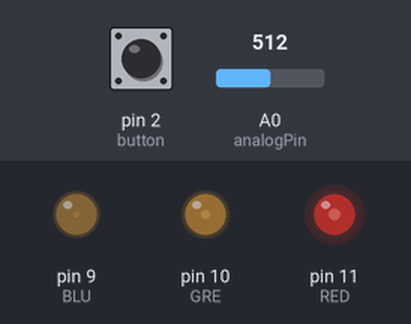
Bench run of a sketch on a simulated Arduino Uno, built with avr-gcc and run on an emulated ATmega328P. Parts: output pins drawn as LEDs (lit = HIGH). The test bench sets the inputs (shaded band); at power-on: A0 (analogPin) = 512, pin 2 (button) HIGH. Random numbers use the default seed unless the sketch sets one; what the sketch prints to the serial monitor is not drawn.

Above: at 0.19 s.
At 0.83 s:
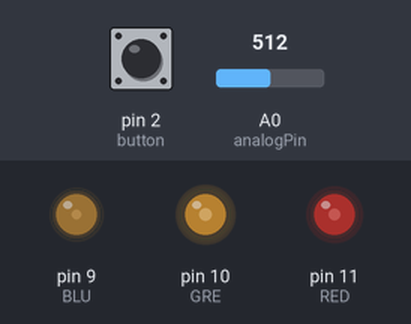
Timing chart, 0 to 1.0 s (numbered marks = the images above; inputs shaded):
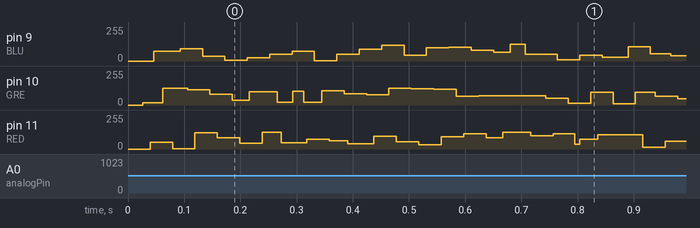

The sketch:

getRGBfromResit.ino
```cpp
const int analogPin = A0;
int BLU = 9;
int GRE = 10;
int RED = 11;
int button = 2;

void setup() {
  Serial.begin(115200);

  pinMode(analogPin, INPUT);
  pinMode(BLU, OUTPUT);
  pinMode(GRE, OUTPUT);
  pinMode(RED, OUTPUT);
  pinMode(button, INPUT_PULLUP);
}

void loop() {
  int a, b, c;
  int sensorInput = analogRead(analogPin);
  int level1 = map(sensorInput, 0, 1024, 0, 255);
  for(int x=0; x<=255; x++) {
    if(x<level1) {
      a = random(level1);\
      analogWrite(BLU, a);
    }
  }
  int level2 = map(sensorInput, 0, 1024, 0, 255);
  for(int y=0; y<=255; y++) {
    if(y<level2) {
      b = random(level2);
      analogWrite(GRE, b);
    }
  }
  int level3 = map(sensorInput, 0, 1024, 0, 255);
  for(int z=0; z<=255; z++) {
    if(z<level3) {
      c = random(level3);
      analogWrite(RED, c);
    }
  }
  if (digitalRead(button)) {
    Serial.println(a);
    Serial.println(b);
    Serial.println(c);
  }
}
```
